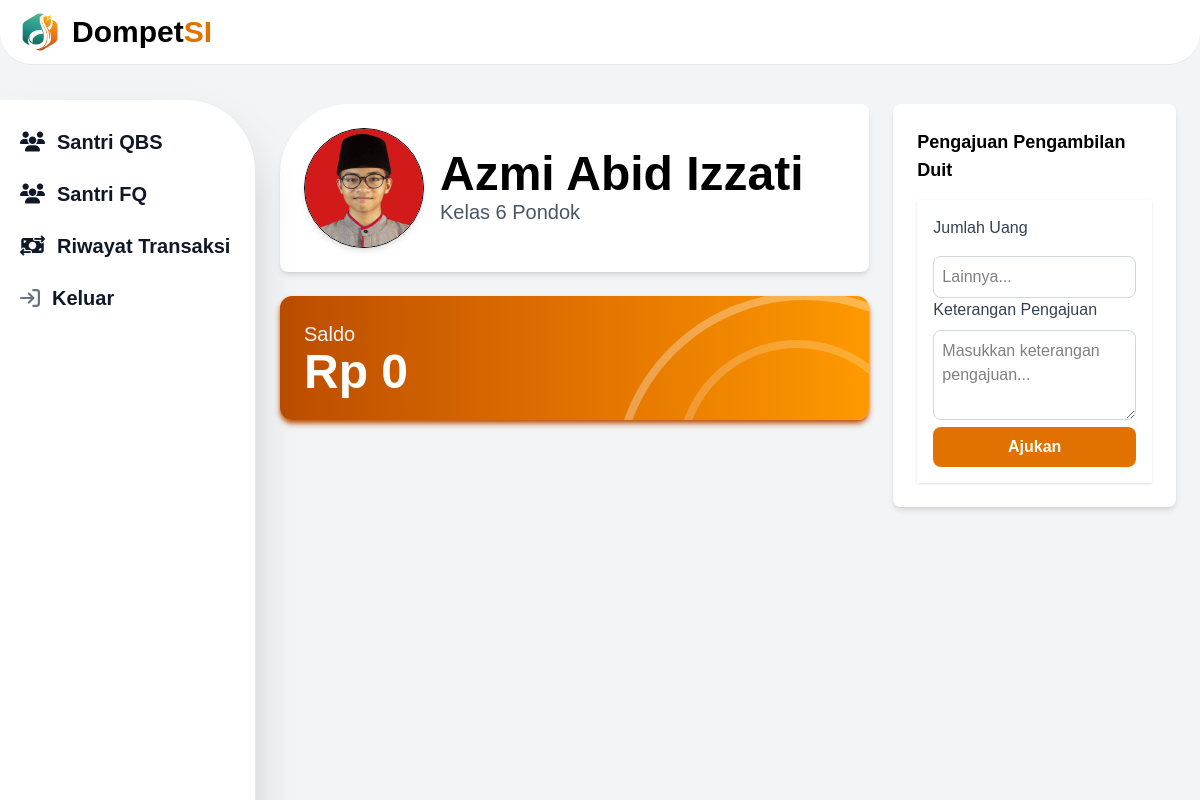
Page /dist/admin/santri.php?nis=192003015 on the committed database.
### tables this page shows
CREATE TABLE `santri` (
  `id` int(11) NOT NULL,
  `nis` varchar(255) NOT NULL,
  `nama` varchar(255) DEFAULT NULL,
  `kelas` varchar(255) DEFAULT NULL,
  `tgl_lahir` varchar(255) DEFAULT NULL,
  `kampus` varchar(255) DEFAULT NULL,
  `password` varchar(255) DEFAULT NULL,
  `foto` varchar(255) DEFAULT NULL
);

CREATE TABLE `saldo` (
  `id` int(11) NOT NULL,
  `santri_id` int(11) NOT NULL,
  `total_saldo` int(11) DEFAULT 0,
  `updated_at` datetime DEFAULT current_timestamp()
);

### dist/admin/santri.php (the view, shortened to what this page needs)
<?php
include_once '../../php/conn.php';
$saldo = 0;
$nis = $_GET['nis'];
$stmt = $conn->prepare("SELECT id, nama, kelas, foto FROM santri WHERE nis = ?");
$stmt->bind_param("s", $nis);
$stmt->execute();
$result = $stmt->get_result();
$row = $result->fetch_assoc();
$santri_id = $row['id'];
$stmtSaldo = $conn->prepare("SELECT total_saldo FROM saldo WHERE santri_id = ?");
$stmtSaldo->bind_param("i", $santri_id);
$stmtSaldo->execute();
$resultSaldo = $stmtSaldo->get_result();
if ($saldoRow = $resultSaldo->fetch_assoc()) {
  $saldo = $saldoRow['total_saldo'];
}
?>
<!DOCTYPE html>
<html>
  <head>
    <link rel="stylesheet" href="https://cdnjs.cloudflare.com/ajax/libs/font-awesome/6.5.1/css/all.min.css" />
    <link href="/src/output.css" rel="stylesheet" />
  </head>
  <body class="bg-gray-100 lg:overflow-hidden">
    <?php require_once('../../php/sidebar-admin.php'); ?>
    <div class="flex-1 p-6 sm:ml-64">
      <div class="grid grid-cols-1 lg:grid-cols-3 gap-6 mt-20">
        <div class="lg:col-span-2 flex flex-col gap-6">
          <div class="lg:bg-white p-6 lg:shadow-md rounded-lg rounded-tl-5xl flex items-center h-30 lg:h-auto">
            <img
              src="../../php/foto/<?= htmlspecialchars($row['foto']) ?>"
              alt="Foto <?= htmlspecialchars($row['nama']) ?>"
              class="w-25 sm:w-30 h-auto rounded-full mr-4 shadow-md border"
            />
            <div>
              <h3 class="text-2xl lg:text-5xl font-bold">
                <?= htmlspecialchars($row['nama']) ?>
              </h3>
              <p class="text-sm lg:text-xl text-gray-600">
                Kelas <?= htmlspecialchars($row['kelas']) ?> Pondok
              </p>
            </div>
          </div>
          <div class="p-6 shadow-lg lg:shadow-md shadow-amber-700 rounded-3xl lg:rounded-xl flex flex-col justify-center relative overflow-hidden bg-gradient-to-r from-amber-700 via-amber-600 to-amber-500">
            <div class="absolute -bottom-12 lg:-bottom-64 -right-8 lg:-right-32 w-32 lg:w-96 h-32 lg:h-96 border-8 border-white rounded-full opacity-30"></div>
            <div class="absolute -bottom-20 lg:-bottom-40 -right-16 lg:-right-12 w-48 lg:w-60 h-48 lg:h-60 border-8 border-white rounded-full opacity-20"></div>
            <p class="text-xl text-gray-100 p-0">Saldo</p>
            <h3 class="text-3xl lg:text-5xl font-bold flex items-center text-white">
              Rp <?= htmlspecialchars(number_format($saldo, 0, ',', '.')) ?>
            </h3>
          </div>
        </div>
        <div class="lg:bg-white lg:p-6 lg:shadow-md rounded-lg lg:col-span-1 lg:mt-0 mt-10">
            <h4 class="text-lg font-bold text-black mb-4">Pengajuan Pengambilan Duit</h4>
            <form method="post" class="bg-white  p-4 shadow-sm space-y-4">
              <div>
                <label class="block text-gray-700 font-medium">Jumlah Uang</label>
                <input
                  type="number"
                  id="jumlahLainnya"
                  name="jumlahLainnya"
                  class="mt-2 w-full border border-gray-300 rounded-lg p-2 focus:outline-none focus:ring-2 focus:ring-amber-500 transition"
                  placeholder="Lainnya..."
                  oninput="document.getElementById('jumlah').value = this.value"
                />
              </div>
              <div>
                <label for="Keterangan" class="block text-gray-700 font-medium">Keterangan Pengajuan</label>
                <textarea
                  name="keterangan"
                  id="Keterangan"
                  class="mt-2 w-full border border-gray-300 rounded-lg p-2 focus:outline-none focus:ring-2 focus:ring-amber-500 transition"
                  rows="3"
                  placeholder="Masukkan keterangan pengajuan..."
                ></textarea>
              </div>
              <button
                type="submit"
                class="bg-amber-600 hover:bg-amber-700 text-white font-semibold py-2 rounded-lg w-full transition duration-200"
              >
                Ajukan
              </button>
            </form>
          </div>
      </div>
    </div>
  </body>
</html>

### rows in the picture
santri: foto (picture), nama "Azmi Abid Izzati", kelas "6"
saldo: total_saldo "0"
